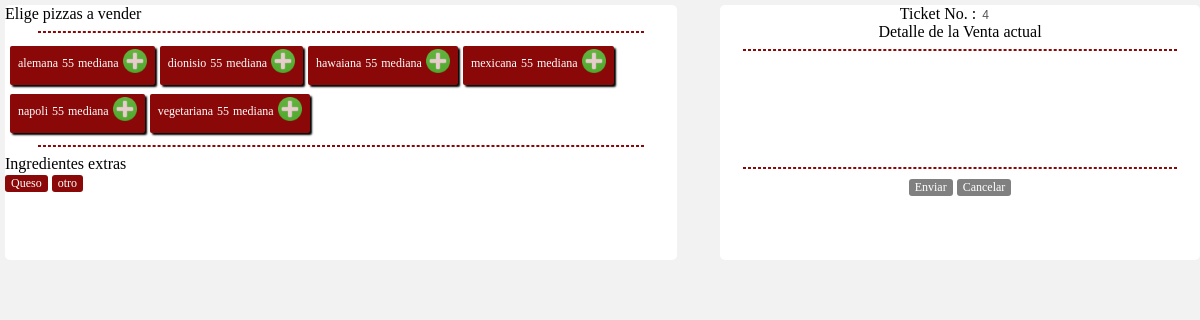
/vista/venta.php, run on the app's committed database.
### tables this page shows
create table pizza(
id_pizza int primary key auto_increment,
nombre varchar(30) not null,
precio int(3)not null,
tamano varchar(50) not null
);

### modelo/modelo_pizza.php (the view, shortened to what this page needs)
<?php
		class ModeloPizza{
		function pizzas(){
			$qry=mysql_query("select * from pizza order by nombre asc");
			while($row=mysql_fetch_array($qry)){
				echo("<article id='boton_pizza' style='cursor:pointer;'>");
					echo "<table>";
					echo "<tr id='pizza_tr'>";
					echo "<td align='center'>".$row["nombre"]."</td>";
					echo "<td align='center'>".$row["precio"]."</td>";
					echo "<td align='center'>".$row["tamano"]."</td>";
					echo "<td class=''><img src='../img/add.png' width='24px' height='24px' class='add_pizza'></td>";
					echo "</tr>";
					echo "</table>";
				echo("</article>");
			}
		}
	}
?>

### css/estilo.css (style rules this page uses)
img { cursor: pointer; opacity: .8; }
article { border-radius: 5px; background: white; display: inline-block; font-family: 'Lobster' , cursive; margin-left: 5px; margin-top: 5px; padding-bottom: 5px; width: 40%; height: 100%; }
article#boton_pizza { border: none; border-radius:2px; box-shadow: 2px 2px 2px #000000; color:white; font-family: 'lobster', cursive; font-size: 12px; background:#8A0808; padding-left: 5px; padding-right: 5px; width: auto; -ms-transition: all 0.1s ease-in ; -moz-transition: all 0.1s ease-in ; -o-transition: all 0.1s ease-in ; -webkit-transition: all 0.1s ease-in ; transition: all 0.1s ease-in ; }

### data on the page
pizza: nombre "alemana", precio "55", tamano "mediana"
pizza: nombre "dionisio", precio "55", tamano "mediana"
pizza: nombre "hawaiana", precio "55", tamano "mediana"
pizza: nombre "mexicana", precio "55", tamano "mediana"
pizza: nombre "napoli", precio "55", tamano "mediana"
pizza: nombre "vegetariana", precio "55", tamano "mediana"
